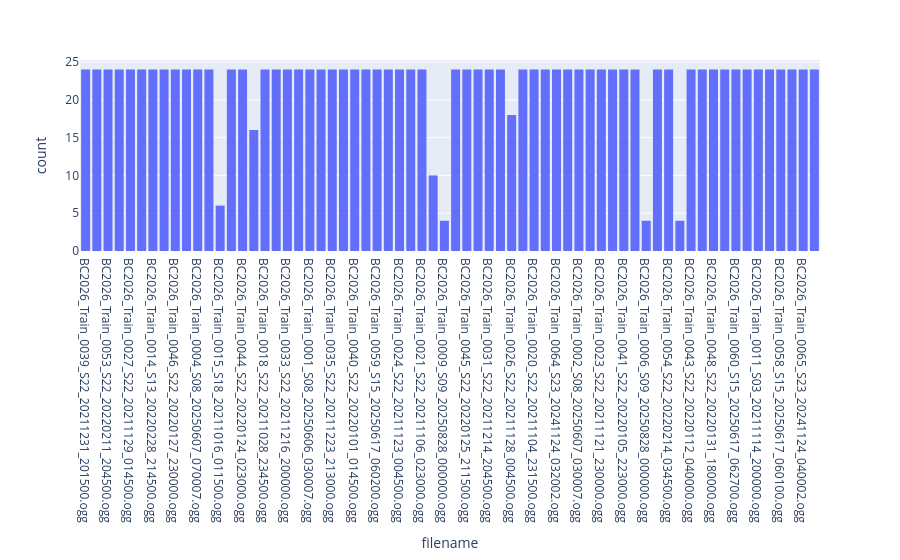

Notebook source saved alongside this figure:
### Code cell
fig = px.histogram(data.train_soundscapes_labels, x="filename")
fig.show()

### Figure 1 — Plotly figure (JSON) as saved in the notebook; plotly's stock layout.template omitted (floating-point values rounded to 4 significant figures; data arrays with more than 128 entries replaced by an {"elided": "..."} marker saying what was removed)
{"data": [{"bingroup": "x", "hovertemplate": "filename=%{x}<br>count=%{y}<extra></extra>", "legendgroup": "", "marker": {"color": "#636efa", "pattern": {"shape": ""}}, "name": "", "orientation": "v", "showlegend": false, "type": "histogram", "x": {"elided": "1478 str values"}, "xaxis": "x", "yaxis": "y"}], "layout": {"barmode": "relative", "legend": {"tracegroupgap": 0}, "margin": {"t": 60}, "xaxis": {"anchor": "y", "domain": [0, 1], "title": {"text": "filename"}}, "yaxis": {"anchor": "x", "domain": [0, 1], "title": {"text": "count"}}}}
